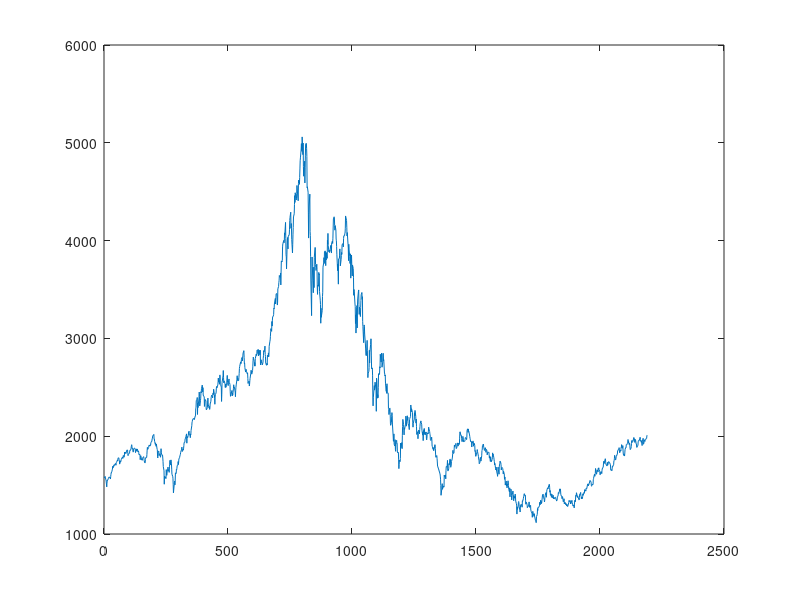

Reproduce this figure in MATLAB. (Note: this script raises an error after producing the figure.)
D = load('dot-com.csv');

X = D(195:940,1);
Y = D(195:940,2);

x1 = D(:,1);
y1 = D(:,2);
plot(x1, y1)
test_funkcije(10,D)


clf
hold on
plot(X,Y);

A = ones(length(X), 3);
for i = 1:length(X)
    A(i,1) = (X(i))^2;
    A(i,2) = X(i);
end

%resevanje predolocenega sistema preko normalnega sistema

A = [X.^2, X.^1, X.^0];
b = Y
a = (A'*A)\(A'*b)

x = X;
plot(x,polyval(a,x))


    
%resevanje preko qr razcepa:
[Q,R] = qr(A);
a1 = R\(Q'*b);

b1 = log(Y);

a = (A'*A)\(A'*b1);

f = @(b,x) exp(b(1) * x.^2 + b(2)*x + b(3));
plot(X,f(a,X),'g');

hold off


%tocna resitev
%FUN = @(b) norm (f(b,X) - Y)^2;
%b2 = fminsearch(FUN, b1);
%plot(X, f(b2,x), 'm')










